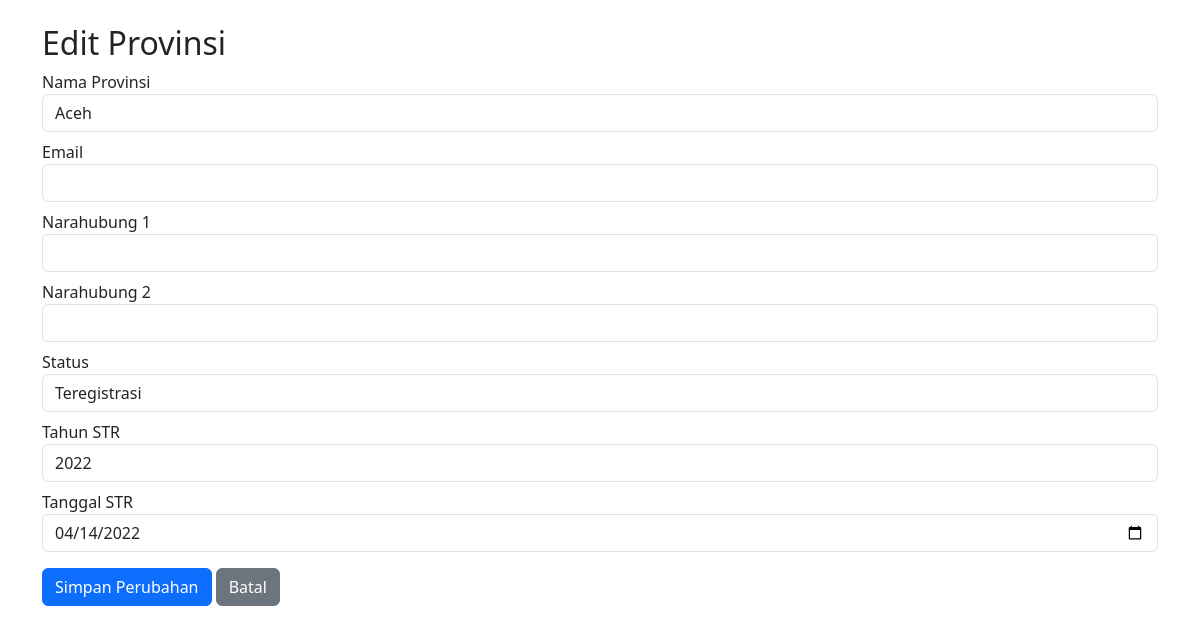
The page /provinsi_edit.php?id=1 on the database its author committed.
### tables this page shows
CREATE TABLE provinsi (
    id INT AUTO_INCREMENT PRIMARY KEY,
    nama VARCHAR(100) NOT NULL UNIQUE,
    email VARCHAR(100),
    narahubung1 VARCHAR(100),
    narahubung2 VARCHAR(100),
    status VARCHAR(100),
    tahunSTR YEAR NULL,
    tanggalSTR DATE NULL
);

### provinsi_edit.php (the view, shortened to what this page needs)
<?php include 'conn.php'; ?>
<?php
$id = $_GET['id'];
$result = $conn->query("SELECT * FROM provinsi WHERE id = $id");
$data = $result->fetch_assoc();
?>
<!DOCTYPE html>
<html>
<head>
    <link href="https://cdn.jsdelivr.net/npm/bootstrap@5.3.0/dist/css/bootstrap.min.css" rel="stylesheet">
</head>
<body>
<div class="container mt-4">
    <h2>Edit Provinsi</h2>
    <form method="POST">
        <div class="mb-2">
            <label>Nama Provinsi</label>
            <input name="nama" type="text" class="form-control" value="<?= htmlspecialchars($data['nama']) ?>" required>
        </div>
        <div class="mb-2">
            <label>Email</label>
            <input name="email" type="email" class="form-control" value="<?= htmlspecialchars($data['email']) ?>">
        </div>
        <div class="mb-2">
            <label>Narahubung 1</label>
            <input name="narahubung1" type="text" class="form-control" value="<?= htmlspecialchars($data['narahubung1']) ?>">
        </div>
        <div class="mb-2">
            <label>Narahubung 2</label>
            <input name="narahubung2" type="text" class="form-control" value="<?= htmlspecialchars($data['narahubung2']) ?>">
        </div>
        <div class="mb-2">
            <label>Status</label>
            <select name="status" class="form-control" required>
                <?php
                $statusOptions = ["Teregistrasi", "Terbentuk", "Proses", "-"];
                foreach ($statusOptions as $s) {
                    $selected = ($data['status'] == $s) ? 'selected' : '';
                    echo "<option value=\"$s\" $selected>$s</option>";
                }
                ?>
            </select>
        </div>
        <div class="mb-2">
            <label>Tahun STR</label>
            <input name="tahunSTR" type="number" class="form-control" value="<?= htmlspecialchars($data['tahunSTR']) ?>">
        </div>
        <div class="mb-3">
            <label>Tanggal STR</label>
            <input name="tanggalSTR" type="date" class="form-control" value="<?= htmlspecialchars($data['tanggalSTR']) ?>">
        </div>
        <button type="submit" class="btn btn-primary">Simpan Perubahan</button>
        <a href="provinsi.php" class="btn btn-secondary">Batal</a>
    </form>
</div>
</body>
</html>

### rows shown on the page
provinsi: nama "Aceh", tahunSTR "2022", tanggalSTR "04/14/2022"

### other values the page prints
form field status "Teregistrasi"
